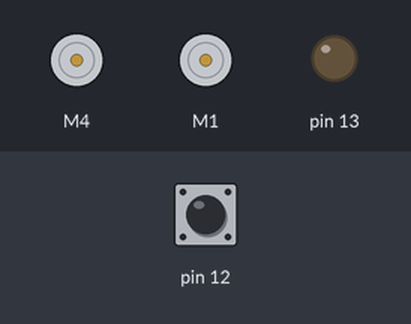
Bench run of a sketch on a simulated Arduino Uno, built with avr-gcc and run on an emulated ATmega328P. Shown: 2 × DC motor (green arrow = forward, orange = backward, longer = faster), output pins drawn as LEDs (lit = HIGH). The test bench sets the inputs (shaded band); at power-on: pin 12 HIGH. What the sketch prints to the serial monitor is not drawn.

Above: at 1.2 s.
1.3 s: pin 12 pulled LOW for 0.15 s
At 2.1 s:
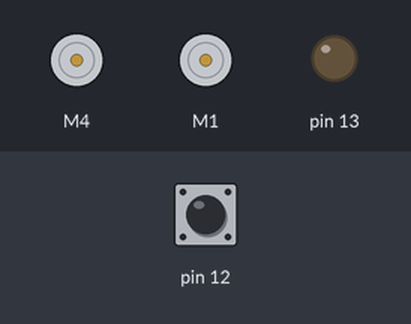
2.9 s: pin 12 driven LOW
At 3.8 s:
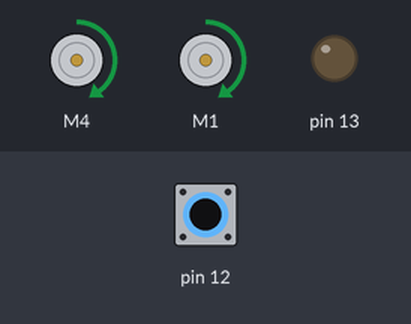
Timing chart, 0 to 5.9 s (numbered marks = the images above; inputs shaded):
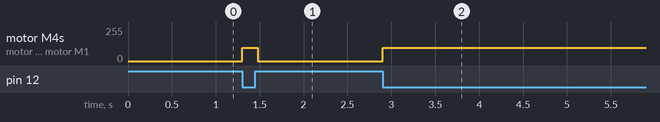

Measured:
- after the input at 1.3 s, motor M4, motor M1: stopped → forward 100/255 at once, → stopped 0.18 s later
- after the input at 2.9 s, motor M4, motor M1: stopped → forward 100/255 at once

The sketch:

PointyShark.ino
```cpp
#include <Wire.h>
#include <Adafruit_PWMServoDriver.h>
#include <Adafruit_MotorShield.h>

// https://cuneyt.aliustaoglu.biz/en/enabling-arduino-intellisense-with-visual-studio-code/

// called this way, it uses the default address 0x40
Adafruit_PWMServoDriver pwm = Adafruit_PWMServoDriver();
// you can also call it with a different address you want
//Adafruit_PWMServoDriver pwm = Adafruit_PWMServoDriver(0x41);

// Motor Shield
Adafruit_MotorShield AFMS = Adafruit_MotorShield(0x60); // our shield's address
Adafruit_DCMotor *rightMotor = AFMS.getMotor(1);
Adafruit_DCMotor *leftMotor = AFMS.getMotor(4);

String userInput = "";
//String ordering = "01234567";
String ordering = "0";

int calibrationPos = 90;    //Set to 90 when attaching the arm
int restingPos = 90 - 45;        //We shouldn't go below 60
int pressingPos = 90 + 45;      //We shouldn't go above 120

int restingValue = 725/180*restingPos + 275;
int pressingValue = 725/180*pressingPos + 275;
int calibratingValue = 725/180*calibrationPos + 275;

boolean running = true;

void setup() {
  Serial.begin(9600);
  Serial.println("16 channel PWM test!");
  pinMode(13, OUTPUT);
  pinMode(12, INPUT_PULLUP);

  pwm.begin();
  pwm.setPWMFreq(100);

  // UNCOMMENT to put arm at middle position
//  calibrateButtons();

  // Motor setup
  AFMS.begin();

  leftMotor -> setSpeed(0);
  leftMotor -> run(FORWARD);
  leftMotor -> run(RELEASE);

  rightMotor -> setSpeed(0);
  rightMotor -> run(FORWARD);
  rightMotor -> run(RELEASE);
  leftMotor -> setSpeed(100);
  rightMotor -> setSpeed(100);
}

void loop() {
  long pwmValue = 1;

//  if(running)
//  {
//
//  digitalWrite(13, LOW);
//    // Pushes buttons based on 'ordering' of servos
//    leftMotor -> setSpeed(100);
//    rightMotor -> setSpeed(100);
//
//    moveToPosition();
//    Serial.println("ordering: " + ordering);
//    Serial.println("size of ordering: " + String(ordering.length()));
//
////    for (int i = 0; i < ordering.length(); i++){
////      String charOfNum = ordering.substring(i, i+1);
////      Serial.println("charOfNum: " + String(charOfNum));
////      Serial.println("i: " + String(i));
////      pressButton(charOfNum.toInt());
////      delay(1000);
////    }
//
//    calibrateButtons();
//
//    running = false;
//  }

  if(!digitalRead(12))
  {

    leftMotor -> run(FORWARD);
    rightMotor -> run(FORWARD);

    Serial.println("ordering: " + ordering);
    Serial.println("size of ordering: " + String(ordering.length()));
  }
  leftMotor -> run(RELEASE);
  rightMotor -> run(RELEASE);
}

void moveWheels(int myDelayTime, int myDirection){
  // Turn the motors on
  leftMotor -> run(myDirection);
  rightMotor -> run(myDirection);

  Serial.println("forward");

  // Go for .... ms
  delay(myDelayTime);

  // Turn the motors off
  leftMotor -> run(RELEASE);
  rightMotor -> run(RELEASE);
}

void calibrateButtons(){
   for (int i = 0; i < sizeof(ordering); i++){
      String charOfNum = ordering.substring(i, i+1);
      pwm.setPWM(i,0,calibratingValue);
//      delay(1000);
    }
}

void pressButton(int servoNumber){
  pwm.setPWM(servoNumber,0,pressingValue);
  delay(250);
  pwm.setPWM(servoNumber,0,restingValue);
}

void moveToPosition(){
  moveWheels(1000, FORWARD);
}
```
